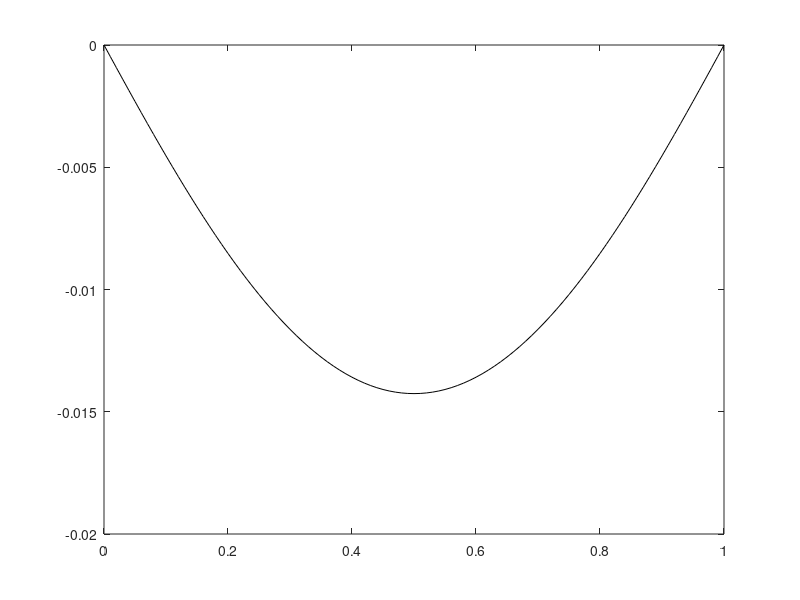

The MATLAB script that drew this image:
clear all; close all;

% Setting parameters for solid
E = 200e9;          % Youngs Mod
t=0.1;              % Thickness of beam
w=0.2;              % Width of beam
A = t*w;            % Area of beam
k = 5/6;            % Timoshenko shear coefficient
Gg = 79.3e9;        % Shear modulus of steel
I = t^3*w/12;       % Moment of inertia
Le = 1;             % Length of bar
P=-1;               % Force on end of beam
rho = -1;            % Uniform dist load

theta_bc = 0;
u_bc = 0;
mbc = 0;            %/(E*I)?
sbc = 0;

% Setting parameters for FEM
nel = 100;               % number elements
dof = nel+1;         % number of nodes/matrix size
x = linspace(0,Le,dof); % nodal x-points
MCA = [1:dof-1; 2:dof]';
y0 = zeros(1,2);
el_l = Le/nel;
eps_inv =  1/.01;     % k*Gg*A*Le^2/(E*I); 

hh = waitbar(0,'Building Stiffness and Mass Matrices. Please Wait...');

GP = [-1/sqrt(3)  1/sqrt(3)]; % 2 point***********
W = [1  1];    % 2 point ************
% GP = [-.7745966692 0 .7745966692]; % 3 point
% W = [.5555555556 .8888888889 .5555555556];    % 3 point
% GP = [-.8611363116 -.3399810436 .8611363116 .3399810436]; % 4 point
% W = [.3478548451 .6521451549 .3478548451 .6521451549];    % 4 point

K = zeros(dof);
L = zeros(dof);
M = zeros(dof);

F = zeros(dof,1);
G = zeros(dof,1);
elx = zeros(nel,2);

% set(gcf, 'Visible', 'off')                  % make plotting invisible
% figure(1)
for el = 1:nel % Loop through each element
    for i=1:2       
        elx(el,1) = x(1,el);        % nodal coord array x1 point
        elx(el,2) = x(1,el+1);      % nodal coord array x2 point
    end
%     plot (elx(el,1:2), y0,'Color','k') % plot undeformed mesh
%     hold on                                     
    
    %el_l = elx(el,2)-elx(el,1);          % element length

    K_e = zeros(2);
    L_e = zeros(2);
    M_e = zeros(2);
    
    F_e = zeros(2,1);
    G_e = zeros(2,1);
    for i=1:max(size(GP))

            psi = GP(i);

            N = .5*[ 1-psi 1+psi ]; % Parent element shape func matrix
            detJ = el_l/2;         % Jacobian inverse
            invdetJ = detJ^-1;
             %%%%%%%%%%%%%%%%%%%%%%%%%%%
             % Parent element grad shape func matrix
            B = .5*[ -1 1 ]*invdetJ; %          
             %%%%%%%%%%%%%%%%%%%%%%%%%%%
            
            K_e = K_e + W(i)*(B'*B)*detJ;
            L_e = L_e + W(i)*(N'*B)*detJ;
            M_e = M_e + W(i)*(N'*N)*detJ;
            F_e = F_e + W(i)*N'*rho*detJ;
            
    end
    
    if el == nel
        psi = -1;
        N = .5*[ 1-psi 1+psi ]; % Parent element shape func matrix
        F_e = F_e + N'*sbc;
        G_e = G_e + N'*mbc;
    end
    
    K(MCA(el,1:2),MCA(el,1:2)) = K(MCA(el,1:2),MCA(el,1:2)) + K_e;
    L(MCA(el,1:2),MCA(el,1:2)) = L(MCA(el,1:2),MCA(el,1:2)) + L_e;
    M(MCA(el,1:2),MCA(el,1:2)) = M(MCA(el,1:2),MCA(el,1:2)) + M_e;
    
    F(MCA(el,1:2),1) = F(MCA(el,1:2),1) + F_e;
    G(MCA(el,1:2),1) = G(MCA(el,1:2),1) + G_e;
    waitbar(el/nel);
end

K_f = eps_inv*K - eps_inv^2*L'*((K+eps_inv*M)\L);

f_f = F+eps_inv*L'*((K+eps_inv*M)\G);

% f_f = f_f - K_f(:,1)*theta_bc - K_f(:,dof+1)*u_bc-...
%         K_f(:,dof)*theta_bc - K_f(:,dof+dof)*u_bc;

%BC at node 1
K_f(1,:) = 0;
K_f(:,1) = 0;
K_f(1,1) = 1;
%BC at node n
K_f(dof,:) = 0;
K_f(:,dof) = 0;
K_f(dof,dof) = 1;
% K_f(1,dof+1) = 1;
% K_f(dof+1,1) = 1;
f_f(1) = 0;
f_f(dof) = 0;

d = K_f\f_f;

close(hh);

figure(1)
% for el = 1:nel
%     plot (elx(el,1:2), d(dof+el:dof+el+1),'Color','k')% plot undef mesh
%     hold on    
% end
% % set(gcf, 'Visible', 'on')
% figure(2)
for el = 1:nel
    plot (elx(el,1:2), d(el:el+1),'Color','k')% plot undef mesh
    hold on    
end

